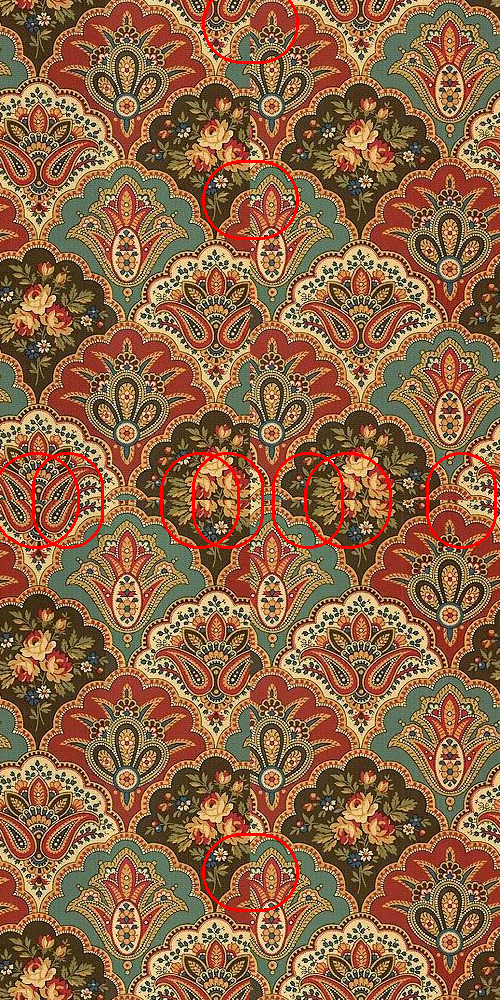
#> input picture abcd_spots.png, 500 x 1000 px; its folder holds only this picture in this run
$ python seamless_geminiV2.py abcd_spots.png
#> lines starting #> are read from the running program, lines starting #| are printed output that depends on the picture
"""Check a repeat tile and, if it is not seamless, repair ONLY the worst join spots with
GPT (gpt-image-2.5-flare) or Gemini (gemini-nano-banana-2.1).

Why this version exists
  * Retrying with a WIDER strip (old script: 15% -> 25% -> 35% -> 40%) replaces more and more
    of the original artwork, and each new strip is a new chance to misalign. More attempts made
    the result worse. Here the repaint band stays narrow (96px). A retry re-rolls the same
    narrow spot instead of widening it.
  * Only genuinely bad spots are repainted (--spot-threshold), worst first. Artwork that is
    already seamless is never touched.
  * Each spot is repaired in its own 1:1 crop (1024px), not the whole canvas.
  * Gemini has no mask input, so the band is painted solid magenta INSIDE the image, which
    Gemini follows far better than a separate mask picture. GPT gets a real mask.
  * Every generated patch is checked before it is used: the area just outside the band must
    still match the original (catches Gemini shifting or re-rendering the picture), no magenta
    may be left, and the seam must improve. Otherwise the original pixels are kept and the spot
    is retried (--tries).
  * --dry-run previews the spots for free; --debug-dir saves every crop/mask/model output.

Setup:
    pip install openai google-genai numpy pillow scipy
    Keys: set environment variables OPENAI_API_KEY / GEMINI_API_KEY (recommended), e.g. in
    PowerShell:   $env:OPENAI_API_KEY="..."   $env:GEMINI_API_KEY="..."
    (or paste them into API_KEY / GEMINI_API_KEY below - but never share the file)

Usage:
    python seamless_gemini.py pattern.jpg --dry-run
    python seamless_gemini.py pattern.jpg --provider gemini --debug-dir debug
    python seamless_gemini.py pattern.jpg --provider gpt --floor 3
"""
import argparse
import base64
import io
import os
import shutil
import sys
from pathlib import Path

import numpy as np
from PIL import Image, ImageDraw
from scipy.ndimage import distance_transform_edt, gaussian_filter

API_KEY = os.environ.get("OPENAI_API_KEY", "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")
BASE_URL = None  # only change if your key belongs to a gateway/provider other than OpenAI
MODEL = "gpt-image-2.5-flare"

GEMINI_API_KEY = os.environ.get("GEMINI_API_KEY", "Q.Ab8RN6IgVotnM2C1GLeSlpXPyYi4LX69XRCYsbdFSnrhGpYBcw")
GEMINI_MODEL = "gemini-nano-banana-2.1"

FINE = 64      # how finely the join is scanned to find the bad spots
FLOOR = 1.0    # minimum "normal pixel change" used by the seam test (--floor)
MARKER = (255, 0, 255)  # colour painted over the repaint band for Gemini

GPT_PROMPT = (
    "Repeat tile of a print design. Fill the transparent band so the artwork continues "
    "straight across it: extend the outlines, shapes, fills and textures that touch the band's "
    "edges until they meet their counterparts on the other side, in exactly the same drawing "
    "style, line weight, colours and texture as the neighbouring artwork. Add no new motifs. "
    "Change nothing outside the band."
)

GEMINI_PROMPT = (
    "This is a repeat tile of a print design. The area filled with solid magenta (#FF00FF) is a "
    "band where two tile edges were joined and the artwork does not line up. Replace the magenta "
    "completely: extend the outlines, shapes, fills and textures that touch the band until they "
    "meet their counterparts on the other side, in exactly the same drawing style, line weight, "
    "colours and texture as the artwork around it. Add no new motifs. Do not change anything "
    "outside the magenta area; keep the exact same framing, size and position of everything. "
    "No magenta may remain. Return only the image."
)


# ---------- seam check (same logic as check_seamless.py) ----------
def check_seam(arr, segments):
    length, n, _ = arr.shape
    c = n // 2
    seam = np.abs(arr[:, c - 1].astype(np.int16) - arr[:, c].astype(np.int16)).mean(axis=1)

    base_sum = np.zeros(length, dtype=np.float64)
    count = 0
    for j in range(n - 1):
        if j == c - 1:
            continue
        base_sum += np.abs(arr[:, j + 1].astype(np.int16) - arr[:, j].astype(np.int16)).mean(axis=1)
        count += 1
    baseline = base_sum / max(count, 1)

    overall = seam.mean() / max(baseline.mean(), FLOOR)
    results = []
    for idx in np.array_split(np.arange(length), segments):
        results.append((int(idx[0]), int(idx[-1]),
                        float(seam[idx].mean() / max(baseline[idx].mean(), FLOOR))))
    return overall, results


def seam_report(img, threshold, segments):
    a = np.tile(np.array(img.convert("RGB")), (2, 2, 1))
    v_overall, v_segs = check_seam(a, segments)
    h_overall, h_segs = check_seam(a.transpose(1, 0, 2), segments)
    v_worst = max(s[2] for s in v_segs)
    h_worst = max(s[2] for s in h_segs)
    limit = threshold * 2
    ok = v_overall <= threshold and h_overall <= threshold and v_worst <= limit and h_worst <= limit
    text = (f"up-down {v_overall:.2f} (worst {v_worst:.2f}), "
            f"left-right {h_overall:.2f} (worst {h_worst:.2f})")
    return ok, text


# ---------- spot finding ----------
# [127 lines left out: functions find_spots, png_bytes, gpt_generate, gemini_generate, estimate_shift, crop_geometry, not called in this run]


def local_ratio(crop, axis, span):
    oc = crop if axis == "v" else crop.transpose(1, 0, 2)
    return check_seam(oc[span[0]:span[1]], 1)[0]


# [113 lines left out: functions repair_spot, spots_overlay, save, run, not called in this run]


def ask_provider():
    while True:
        choice = input(f"Which model to use?\n  1) GPT    ({MODEL})\n  2) Gemini ({GEMINI_MODEL})\n"
                       "Enter 1/2 or gpt/gemini: ").strip().lower()
        if choice in ("1", "gpt"):
            return "gpt"
        if choice in ("2", "gemini"):
            return "gemini"
        print("Please enter 1, 2, gpt or gemini.")


def main():
    global FLOOR
    p = argparse.ArgumentParser(description="Check a tile and repair its worst join spots if it is not seamless.")
    p.add_argument("input", help="Path to the single tile image")
    p.add_argument("-o", "--output", help="Output path (default: <gpt|gemini>_<fixed|unfix>_<input>.png, or <input>_seamless.<ext> if already seamless)")
    p.add_argument("--provider", choices=["gpt", "gemini"], help="Skip the question and use this model")
    p.add_argument("--threshold", type=float, default=1.1, help="Seam check threshold (default 1.1)")
    p.add_argument("--floor", type=float, default=1.0,
                   help="Smallest 'normal pixel change' the test divides by (default 1.0). Raise to 2-3 for soft/painterly "
                        "designs, where the default is stricter than the eye can see")
    p.add_argument("--segments", type=int, default=20, help="Sections per seam for the pass/fail check (default 20)")
    p.add_argument("--spot-threshold", type=float, default=1.8, help="Only join stretches above this ratio are repaired (default 1.8)")
    p.add_argument("--max-spots", type=int, default=10, help="Repair at most this many spots per round, worst first (default 10)")
    p.add_argument("--band", type=int, default=96, help="Width in px of the repainted band (default 96)")
    p.add_argument("--pad", type=int, default=32, help="Extra length in px added to each end of a spot (default 32)")
    p.add_argument("--crop", type=int, default=1024, help="Crop size in px sent to the model for each spot (default 1024)")
    p.add_argument("--tries", type=int, default=2, help="Attempts per spot, only used if an attempt is rejected (default 2)")
    p.add_argument("--rounds", type=int, default=2, help="Repair rounds, re-scanning after each (default 2)")
    p.add_argument("--max-change", type=float, default=0.08,
                   help="Reject a result if the area just outside the band changed by more than this fraction (default 0.08)")
    p.add_argument("--feather", type=float, default=3.0, help="Edge softness of the paste-back in px (default 3)")
    p.add_argument("--quality", default="high", choices=["auto", "low", "medium", "high", "xhigh", "max"], help="GPT only")
    p.add_argument("--dry-run", action="store_true", help="Show the spots that would be repaired; no API call")
    p.add_argument("--debug-dir", help="Save every crop, mask, model output and result here")
    args = p.parse_args()
    FLOOR = args.floor

    src = Path(args.input)
    img = Image.open(src).convert("RGB")
#> img is the input picture: PIL image 500x1000 RGB; mean R, G, B 141.9, 101.9, 70.8
    w, h = img.size
#> w = 500; h = 1000

    ok, text = seam_report(img, args.threshold, args.segments)
#> in seam_report, `a = np.tile(np.array(img.convert("RGB")), (2, 2, 1))`:
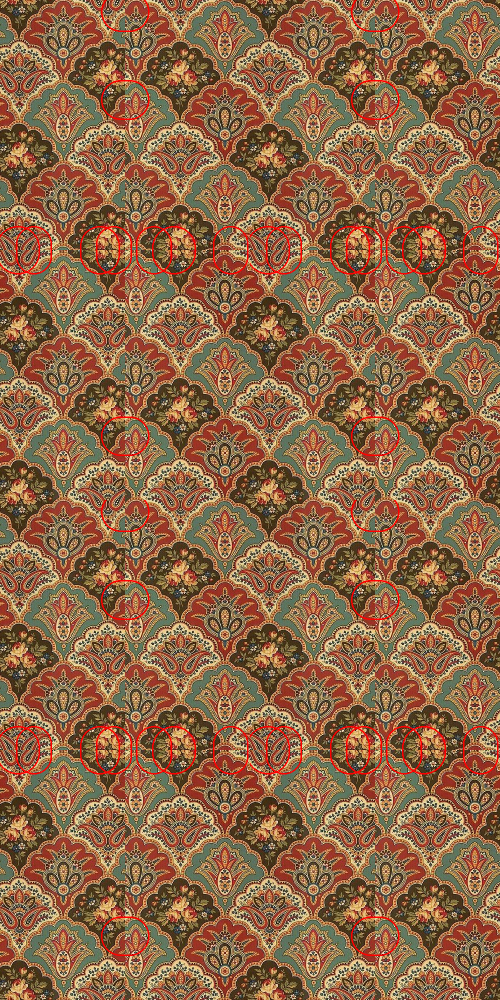
#> a: shape (2000, 1000, 3) (shown at 1/2 size); mean R, G, B 141.9, 101.9, 70.8
#> in check_seam, `seam = np.abs(arr[:, c - 1].astype(np.int16) - arr[:, c].astype(np.int..`: seam = 2000 values, max 228 at index 168, min 0 at index 370, mean 40.56
#> after the loop in check_seam, `for j in range(n - 1):`: base_sum = 2000 values, max 62184.7 at index 989, min 27990.7 at index 454, mean 47505.9; count = 998
#> in check_seam, `baseline = base_sum / max(count, 1)`: baseline = 2000 values, max 62.31 at index 989, min 28.05 at index 454, mean 47.6
#> in check_seam, `overall = seam.mean() / max(baseline.mean(), FLOOR)`: overall = 0.852
#> after the loop in check_seam, `for idx in np.array_split(np.arange(length), segments):`: results = 20 items, first 6: (0, 99, 0.742), (100, 199, 1.4), (200, 299, 0.521), (300, 399, 0.702), (400, 499, 1.22), (500, 599, 0.856)
#> in seam_report, `v_overall, v_segs = check_seam(a, segments)`: v_overall = 0.852; v_segs has the same summary as results in check_seam
#> in seam_report, `h_overall, h_segs = check_seam(a.transpose(1, 0, 2), segments)`: h_overall = 1.12; h_segs = 20 items, first 6: (0, 49, 0.971), (50, 99, 0.937), (100, 149, 0.778), (150, 199, 1.43), (200, 249, 1.32), (250, 299, 1.13)
#> in seam_report, `v_worst = max(s[2] for s in v_segs)`: v_worst = 1.4
#> in seam_report, `h_worst = max(s[2] for s in h_segs)`: h_worst = 1.43
#> in seam_report, `ok = v_overall <= threshold and h_overall <= threshold and v_worst <= ..`: ok = False
#> ok = False
    print(f"Check: {text}")
#| Check: up-down 0.85 (worst 1.40), left-right 1.12 (worst 1.43)
    if ok:
        out_path = Path(args.output) if args.output else src.with_name(f"{src.stem}_seamless{src.suffix}")
        shutil.copyfile(src, out_path)
        print(f"YES - the design pattern is seamless. Original returned: {out_path}")
        return 0
    print("NO - the design pattern is not seamless.")

    if args.dry_run:
        a = np.array(img)
        Rt = np.roll(a, (h // 2, w // 2), (0, 1))
        spots = find_spots(Rt, args.spot_threshold, args.max_spots, args.crop)
        for axis, s, e, r in spots:
            print(f"  {'up-down' if axis == 'v' else 'left-right'} join {s}-{e}: ratio {r:.2f}")
        path = src.with_name(f"{src.stem}_spots.png")
        spots_overlay(Rt, spots, args, path)
        print(f"{len(spots)} spot(s) would be repaired ({len(spots)} image(s) requested per round, more only on rejects).")
        print(f"Preview saved to {path} (tile shifted by half so the joins are in the centre; red = repaint areas)")
        return 0

    provider = args.provider or ask_provider()
#> the loop in ask_provider, `while True:` made 3 passes; the answer given on pass 1: design_spots.png
    if provider == "gemini":
        if GEMINI_API_KEY == "input ur gemini api key":
            sys.exit("Set GEMINI_API_KEY (environment variable or at the top of the script) first.")
        from google import genai
        client = genai.Client(api_key=GEMINI_API_KEY)
        generate = lambda crop, mask, a: gemini_generate(client, crop, mask, a)
        label = GEMINI_MODEL
    else:
        if API_KEY == "input ur api key":
            sys.exit("Set OPENAI_API_KEY (environment variable or at the top of the script) first.")
        from openai import OpenAI
        client = OpenAI(api_key=API_KEY, base_url=BASE_URL)
        generate = lambda crop, mask, a: gpt_generate(client, crop, mask, a)
        label = MODEL

    print(f"Repairing with {label} ...")
    fixed, ok, text = run(img, generate, args)
    assert fixed.size == (w, h)
    status = "fixed" if ok else "unfix"
    out_path = Path(args.output) if args.output else src.with_name(f"{provider}_{status}_{src.stem}.png")
    save(fixed, out_path)
    print(f"Saved {w}x{h} image to {out_path}")
    print("YES - the repaired design is seamless." if ok else
          "NO - the repaired design still does not pass the check (result saved anyway).")
    return 0 if ok else 1


if __name__ == "__main__":
    sys.exit(main())
#> (the call stopped at in main, `client = OpenAI(api_key=API_KEY, base_url=BASE_URL)`: openai is not available in this run)

$ run again, on peacock_spots.png
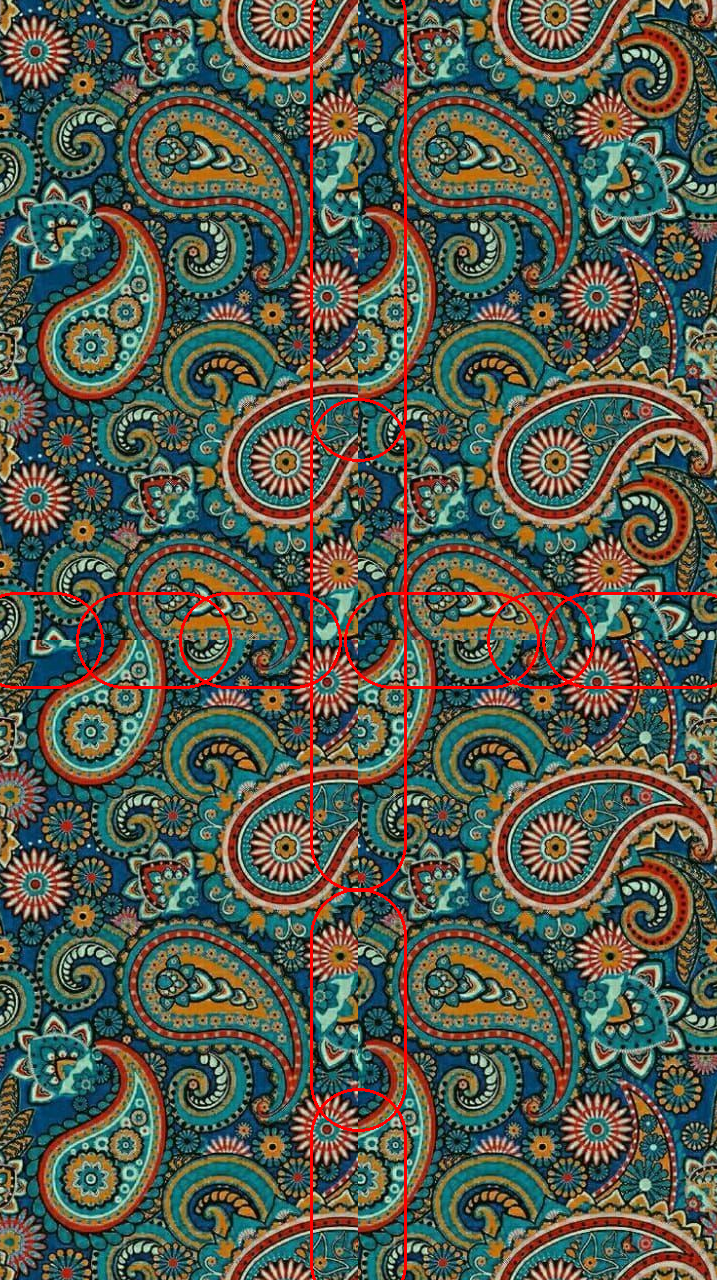
#> input picture peacock_spots.png, 717 x 1280 px
#> in main, img is the input picture: PIL image 717x1280 RGB; mean R, G, B 83.9, 90.4, 78.2
#> in seam_report, `a = np.tile(np.array(img.convert("RGB")), (2, 2, 1))`:
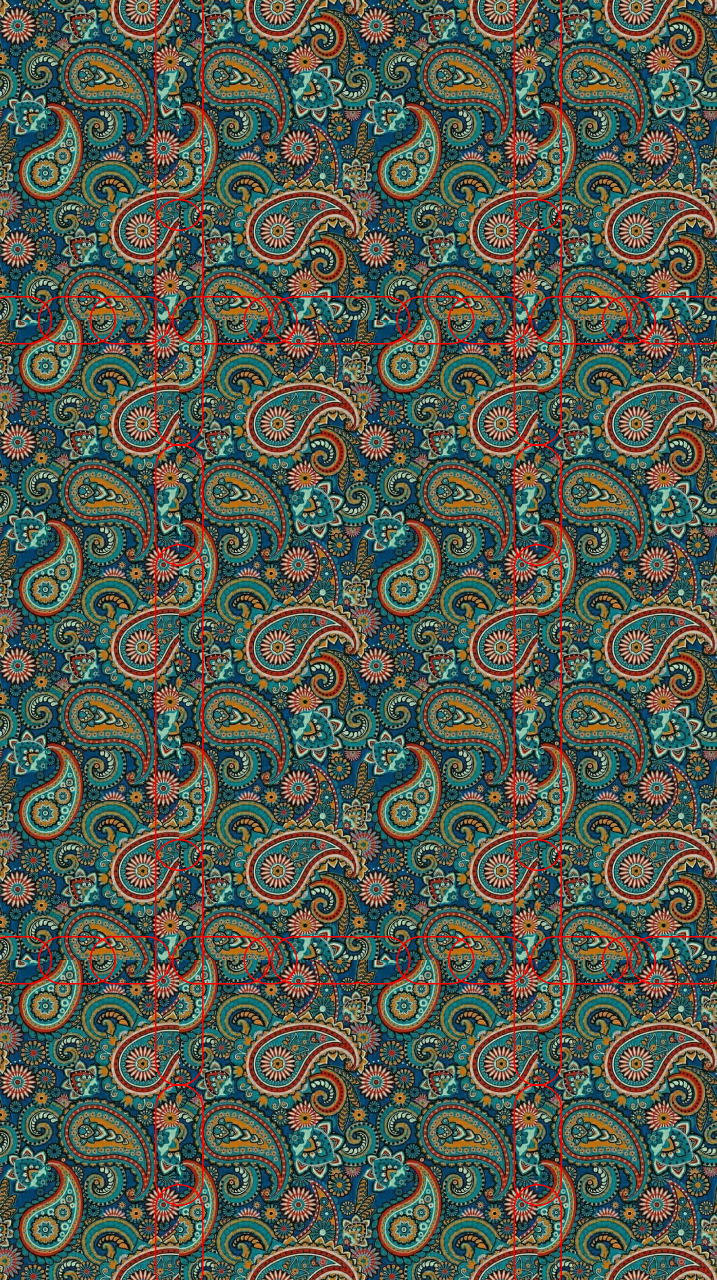
#> a: shape (2560, 1434, 3) (shown at 1/2 size); mean R, G, B 83.9, 90.4, 78.2
#> seam = 2560 values, max 127 at index 1023, min 0 at index 595, mean 21.43
#> after the loop in check_seam, `for j in range(n - 1):`: base_sum = 2560 values, max 42246 at index 448, min 7546.7 at index 686, mean 28796.2; count = 1432
#> baseline = 2560 values, max 29.5 at index 448, min 5.27 at index 686, mean 20.11
#> overall = 1.07
#> after the loop in check_seam, `for idx in np.array_split(np.arange(length), segments):`: results = 20 items, first 6: (0, 127, 1.06), (128, 255, 1.04), (256, 383, 1.05), (384, 511, 1.08), (512, 639, 1.09), (640, 767, 1.06)
#> v_overall = 1.07; v_segs has the same summary as results in check_seam
#> h_overall = 1.23; h_segs = 20 items, first 6: (0, 71, 1.25), (72, 143, 1.4), (144, 215, 0.988), (216, 287, 1.26), (288, 359, 1.33), (360, 431, 1.26)
#> v_worst = 1.19
#> h_worst = 1.43
#> in seam_report, `ok = v_overall <= threshold and h_overall <= threshold and v_worst <= ..`: ok = False
#| Check: up-down 1.07 (worst 1.19), left-right 1.23 (worst 1.43)
#> the loop in ask_provider, `while True:` made 3 passes; the answer given on pass 1: peacock_spots.png
